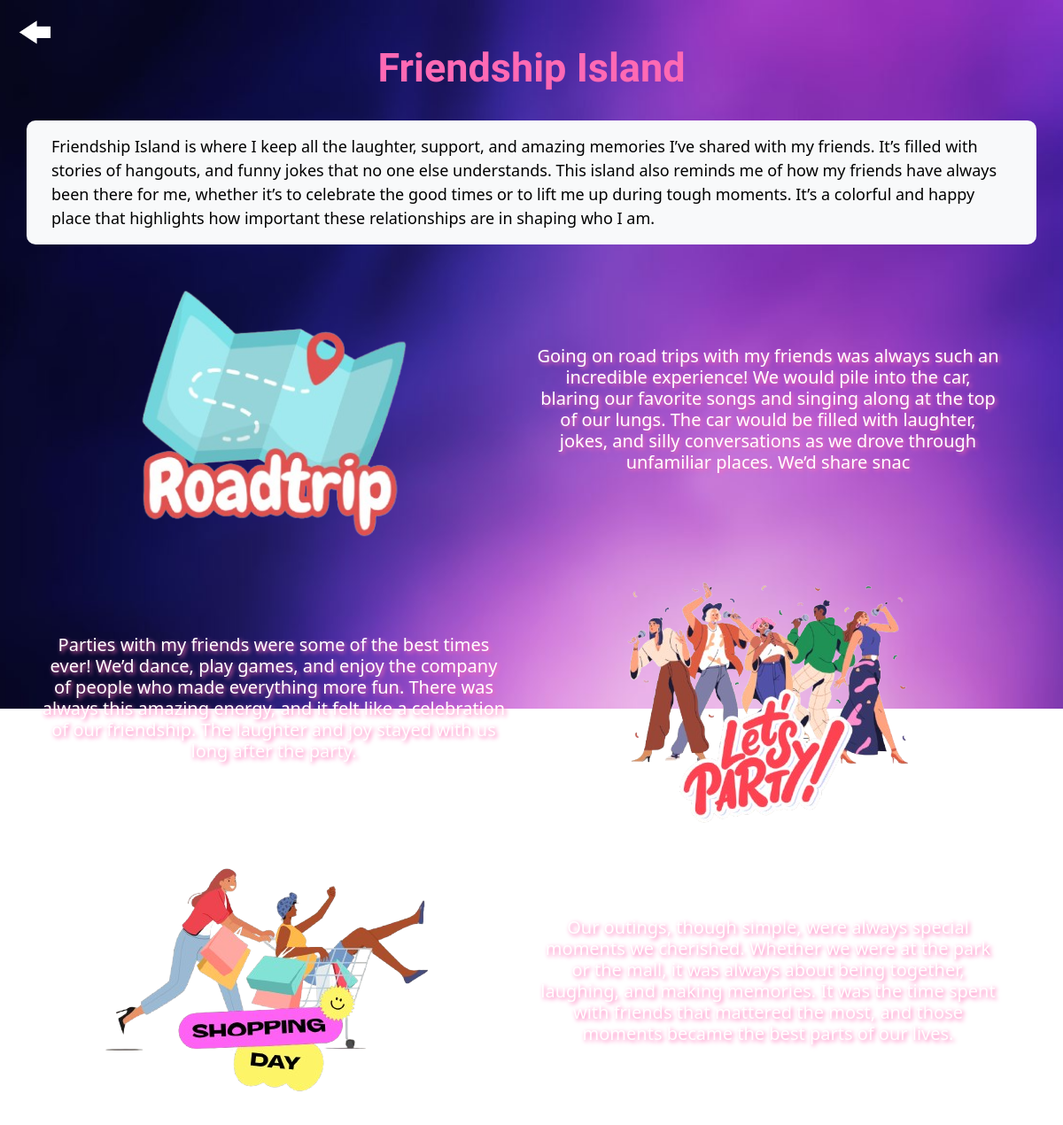
The app's page /A08/view.php?id=1 with its own data.
### tables this page shows
CREATE TABLE `islandsofpersonality` (
  `islandOfPersonalityID` int(4) NOT NULL,
  `name` varchar(40) NOT NULL,
  `shortDescription` varchar(300) DEFAULT NULL,
  `longDescription` varchar(900) DEFAULT NULL,
  `color` varchar(10) DEFAULT NULL,
  `image` varchar(50) DEFAULT NULL,
  `status` varchar(10) DEFAULT NULL
);

CREATE TABLE `islandcontents` (
  `islandContentID` int(4) NOT NULL,
  `islandOfPersonalityID` int(4) NOT NULL,
  `image` varchar(50) DEFAULT NULL,
  `content` varchar(300) NOT NULL,
  `color` varchar(10) DEFAULT NULL
);

### A08/connect.php (called while the page is built, shortened)
<?php
function executeQuery($query)
{
    $conn = $GLOBALS['conn'];
    return mysqli_query($conn, $query);
}
?>

### A08/classes.php (the view, shortened to what this page needs)
<?php
class View
{
    public $name;
    public $longDescription;
    public $color;
    public function __construct($name, $longDescription, $color)
    {
        $this->name = $name;
        $this->longDescription = $longDescription;
        $this->color = $color;
    }
    public function buildView()
    {
        return '
            <h1 class="title text-center" style="font-family: \'Slackey\', cursive; font-weight: bold; font-size: 45px; color:' . $this->color . ';">' . $this->name . '</h1>
            <div class="card my-4" style="background-color: #f8f9fa; border: none; border-radius: 10px;">
                <div class="card-body">
                    <p class="card-text" style="color: black; font-size: 18px;">' . $this->longDescription . '</p>
                </div>
            </div>
        ';
    }
}
class Content
{
    public $image;
    public $content;
    public $color;
    public function __construct($islandContentID, $islandOfPersonalityID, $image, $content, $color)
    {
        $this->image = $image;
        $this->content = $content;
        $this->color = $color;
    }
    public function buildContent($counter)
    {
        if ($counter % 2 == 0) {
            return '
        <div class="row">
            <div class="col-12 col-md-6 p-3 d-flex justify-content-center align-items-center">
                <img src="' . $this->image . '" class="img-fluid" style="max-height: 300px; object-fit: cover;">
            </div>
            <div class="col-12 col-md-6 p-3 d-flex justify-content-center align-items-center">
                <h5 class="description" style="color: white; text-shadow: 2px 2px 5px ' . $this->color . '; text-align: center;">
                    ' . $this->content . '
                </h5>
            </div>
        </div>';
        } else {
            return '
        <div class="row">
            <div class="col-12 col-md-6 p-3 d-flex justify-content-center align-items-center">
                <h5 class="description" style="color: white; text-shadow: 2px 2px 5px ' . $this->color . '; text-align: center;">
                    ' . $this->content . '
                </h5>
            </div>
            <div class="col-12 col-md-6 p-3 d-flex justify-content-center align-items-center">
                <img src="' . $this->image . '" class="img-fluid" style="max-height: 300px; object-fit: cover;">
            </div>
        </div>';
        }
    }
}
?>

### A08/view.php (shortened to what this page needs)
<?php
include("connect.php");
include("classes.php");
$viewIsland = array();
$contents = array();
$islandOfPersonalityID = $_GET['id'];
$viewIslandQuery = "SELECT name, longDescription, color FROM `islandsofpersonality` WHERE islandOfPersonalityID = '$islandOfPersonalityID'";
$viewIslandResults = executeQuery($viewIslandQuery);
while ($viewIslandRow = mysqli_fetch_assoc($viewIslandResults)) {
    array_push($viewIsland, new View(
        $viewIslandRow['name'],
        $viewIslandRow['longDescription'],
        $viewIslandRow['color'],
    ));
}
$contentsQuery = "SELECT * FROM `islandcontents` WHERE islandOfPersonalityID = '$islandOfPersonalityID'";
$contentsResults = executeQuery($contentsQuery);
while ($contentsRow = mysqli_fetch_assoc($contentsResults)) {
    array_push($contents, new Content(
        $contentsRow['islandContentID'],
        $contentsRow['islandOfPersonalityID'],
        $contentsRow['image'],
        $contentsRow['content'],
        $contentsRow['color'],
    ));
}
?>
<!DOCTYPE html>
<head>
    <link href="https://cdn.jsdelivr.net/npm/bootstrap@5.3.3/dist/css/bootstrap.min.css" rel="stylesheet"
>
    <link rel="stylesheet" href="assets/css/style.css">
</head>
<body>
    <div class="bg-image">
        <img src="assets/images/bg.jpg" alt="Background Image">
    </div>
    <div class="container" style="margin-top: 50px;">
        <a href="islands.php" class="back-button">
            <img src="assets/images/btnBack.png" alt="Back Button">
        </a>
        <div class="row">
            <?php
            foreach ($viewIsland as $view) {
                echo $view->buildView();
            }
            ?>
        </div>
        <div class="content row align-items-center">
            <?php
            $counter = 0;
            foreach ($contents as $content) {
                echo $content->buildContent($counter);
                $counter++;
            }
            ?>
        </div>
    </div>
</body>
</html>

### A08/assets/css/style.css (style rules this page uses)
.bg-image { position: fixed; top: 0; left: 0; width: 100%; height: 100vh; z-index: -1; }
.bg-image img { width: 100%; height: 100%; object-fit: cover; }
.back-button { position: absolute; top: 20px; left: 20px; }
.back-button img { width: 40px; height: auto; cursor: pointer; }

### records on screen
islandsofpersonality: name "Friendship Island", longDescription "Friendship Island is where I keep all the laughter, support, and amazing memories I’ve shared with my friends. It’s filled with stories of hangouts, and funny jokes that no one else understands. This island also reminds me of how my friends have always been there for me, whether it’s to celebrate the good times or to lift me up during tough moments. It’s a colorful and happy place that highlights how important these relationships are in shaping who I am."
islandcontents: image (picture), content "Going on road trips with my friends was always such an incredible experience! We would pile into the car, blaring our favorite songs and singing along at the top of our lungs. The car would be filled with laughter, jokes, and silly conversations as we drove through unfamiliar places. We’d share snac"
islandcontents: content "Parties with my friends were some of the best times ever! We’d dance, play games, and enjoy the company of people who made everything more fun. There was always this amazing energy, and it felt like a celebration of our friendship. The laughter and joy stayed with us long after the party.", image (picture)
islandcontents: image (picture), content "Our outings, though simple, were always special moments we cherished. Whether we were at the park or the mall, it was always about being together, laughing, and making memories. It was the time spent with friends that mattered the most, and those moments became the best parts of our lives."
